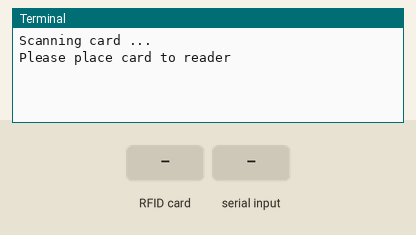
Bench run of a program on a simulated Raspberry Pi (header pin numbers). On the bench: the last lines printed to the terminal. The inputs (shaded band) are chosen by the test bench. At 8.1 s the program stops and its outputs stay as they are.

Above: at 5.0 s.
5.1 s: RFID card 5E 7A 19 C4 held to the reader
At 6.3 s:
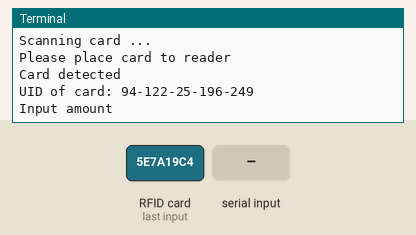
6.6 s: "uid" typed at the terminal, then Enter
At 7.1 s:
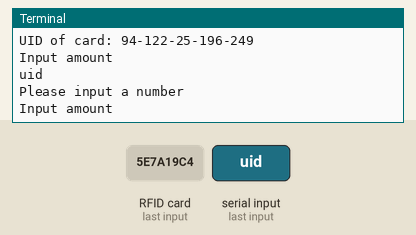
8.1 s: "5" typed at the terminal, then Enter
At 9.2 s:
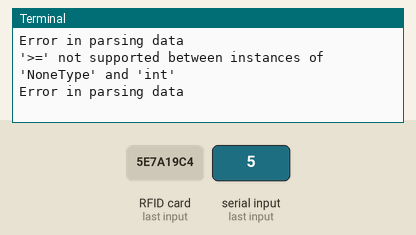

Measured:
- after the input at 5.1 s, the terminal: prints a new line at once (image 1)
- after the input at 6.6 s, the terminal: prints a new line at once (image 2)
- after the input at 8.1 s, the terminal: prints a new line at once (image 3)

The program:

write_card.py
```python
import base


# Checks if card is already scanned by checking the 'card' property
# The writer instance is passed to this function as 'obj'
def check_card_present(obj):
	if obj.card is None:
		return False
	return True

# The writer instance is passed to this function as 'obj'
def write_data_to_card(obj, amount=None):
	if amount is None:
		try:
			amount = int(input("Input amount "))
		except:
			print("Please input a number")
			write_data_to_card(obj, amount)
	block = obj.write_sector(amount=amount)
	return block


def main():
	card = base.CardWriter()
	print("Scanning card ...")
	if not check_card_present(card):
		print("Please place card to reader")
	while not check_card_present(card):
		card.scan_card()
	UID = card.get_uid().get('uid')
	print("UID of card: {}-{}-{}-{}-{}".format(UID[0], UID[1], UID[2], UID[3], UID[4]))
	write_data_to_card(card)


if __name__ == '__main__':
	main()
```

base.py
```python
import RPi.GPIO as GPIO
import MFRC522
import signal
import sys


# All card objects inherint from this base class
class BaseCard(object):

    def __init__(self):
        self.MFReader = MFRC522.MFRC522()
        self.key = [0xFF, 0xFF, 0xFF, 0xFF, 0xFF, 0xFF]
        signal.signal(signal.SIGINT, self.cleanup)
        self.authenticated = False
        self.card = None


    # A method to clean-up GPIO
    # once reading is finished
    def cleanup(self):
        "Ending reading..."
        "Cleaning GPIO"
        self.MFReader.MFRC522_StopCrypto1()
        GPIO.cleanup()

    # A method for scanning a card
    def scan_card(self):
        # print("Scanning for a card...")
        (status, TagType) = self.MFReader.MFRC522_Request(self.MFReader.PICC_REQIDL)
        if status == self.MFReader.MI_OK:
            print("Card detected")
            self.card = 1
            return True
        return None


    # A method for getting the UID of a card
    # Returns UID if grabbed else None
    def get_uid(self):
        (status, uid) = self.MFReader.MFRC522_Anticoll()
        if status == self.MFReader.MI_OK:
            self.uid = uid
            return {"uid": uid}
        return None

    # A method to authenticate
    # NOTE: must be called first before
    # Calling the methods below


    # TODO: Change this method to a decorator

    def authenticate(self):
        # print("Authenticating")
        if not self.authenticated:
            self.MFReader.MFRC522_SelectTag(self.uid)
            status = self.MFReader.MFRC522_Auth(self.MFReader.PICC_AUTHENT1A, 8, self.key, self.uid)
            if status == self.MFReader.MI_OK:
                # print("Authenticated")
                self.authenticated = True
                return
        return "Error! Already authenticated"


    # Sorry for the name
    # This function is called to get the desired data to write in the sector
    # Returns a list
    def data_to_hexBits(self, amount):
        try:
            if self.check_for_negative(amount) and self.check_for_range(amount):
                new_data = self.data_to_list(amount)
                return new_data
        except Exception as e:
            print(e)
            print("Error in parsing data")

    # This method is called to sanitize input against negative values
    def check_for_negative(self, amount):
        if not amount >= 0:
            raise Exception("Amount should not be in negative value")
        return True


    # Checks if the input does not exceed 4080
    def check_for_range(self, amount):
        if amount > 4080:
            details = "Amount is beyond limit"
            raise Exception(details)
            return False
        return True


    # Convert the given amount to a list of numbers...
    # Example: 257 will be converted to [0,0,0,0,0,0,0,0,0,0,0,0,0,0,255,2]
    def data_to_list(self, amount):
        extra = amount % 255
        counts = amount / 255
        new_data = []
        for i in range(counts):
            new_data.append(255)
        new_data.append(extra)

        range_ = len(new_data)
        for i in range(0, 16 - range_):
            new_data.insert(0, 0)

        return new_data
'''
        Data Representation
        each block is either 0 or 255
        Meaning, a block is either 0 or 1
        and we can compute
          1      1      1    1      1    1      1    1      1    1      1    1      1    1      1    1 = 2^16 = 65536
        [0xFF, 0xFF, 0xFF, 0xFF, 0xFF, 0xFF, 0xFF, 0xFF, 0xFF, 0xFF, 0xFF, 0xFF, 0xFF, 0xFF, 0xFF, 0xFF,]
'''

class CardWriter(BaseCard):
    def __init__(self):
        super(CardWriter, self).__init__()

    # A method that writes data to a sector
    def write_sector(self, amount, sector=8):
        if not self.authenticated:
            self.authenticate()
        try:
            d = self.data_to_hexBits(amount)
            # print("Writing data {} to sector {}".format(d, sector))
            self.MFReader.MFRC522_Write(sector, d)
            block = self.read_sector(sector)['block']
            return {"block": block}
        except:
            return None

class CardReader(BaseCard):
    def __init__(self):
        super(CardReader, self).__init__()

    # A method to get a sector block
    # Takes in a number ranging 1 to 20

    def read_sector(self, sector=8):
        if not self.authenticated:
            self.authenticate()
        try:
            block = self.MFReader.MFRC522_Read(sector)
            return {
                "sector" : sector,
                "block" : block
                }
        except:
            return None

class CardWiper(BaseCard):
    def __init__(self):
        super(CardWiper, self).__init__()


    # A method for wiping sector 8 clean
    def clear_sector(self, sector=8):
        if not self.authenticated:
            self.authenticate()
        try:
            data = []
            for i in range(0, 16):
                data.append(0x00)
            # print("Clearing data for sector {}".format(sector))
            self.MFReader.MFRC522_Write(sector, data)
            block = self.read_sector(sector)['block']
            return {"block": block}
        except:
            return None


if __name__ == '__main__':
    pass
    '''
    data = reader.write_sector(sector=8, data=257)
    print(data)
    '''
    '''
    while not reader.get_uid():
        reader.get_uid()
    '''
```
